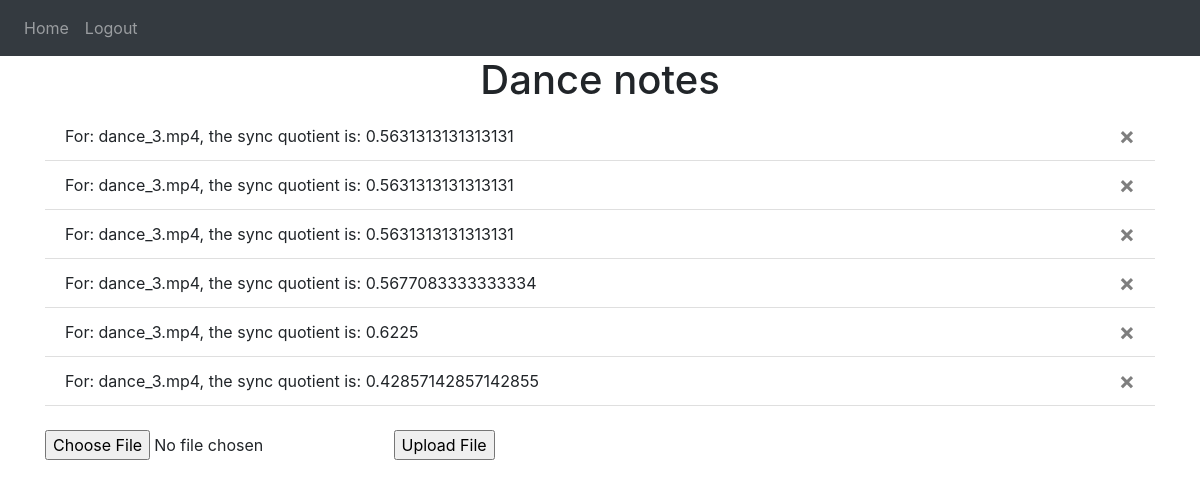
The app's page / (signed in) with its own data.
### models.py (models this page shows)
class Note(db.Model):
    id = db.Column(db.Integer, primary_key=True)
    data = db.Column(db.String(10000))
    date = db.Column(db.DateTime(timezone=True), default=func.now())
    user_id = db.Column(db.Integer, db.ForeignKey('user.id'))

### views.py (the view, shortened to what this page needs)
@views.route('/', methods=['GET', 'POST'])
@login_required
def home():
    form = UploadFileForm()
    return render_template("home.html", user=current_user, form=form)

### views.py
class UploadFileForm(FlaskForm):
    file = FileField("File", validators=[InputRequired()])
    submit = SubmitField("Upload File")

### __init__.py (called while the page is built)
def create_app():
    app = Flask(__name__)
    app.config['SECRET_KEY'] = 'seckey'
    app.config['SQLALCHEMY_DATABASE_URI'] = f'sqlite:///{DB_NAME}'
    db.init_app(app)
    from .views import views
    from .auth import auth
    app.register_blueprint(views, url_prefix='/')
    app.register_blueprint(auth, url_prefix='/')
    from .models import User, Note
    create_database(app)
    login_manager = LoginManager()
    login_manager.login_view = 'auth.login'
    login_manager.init_app(app)
    @login_manager.user_loader
    def load_user(id):
        return User.query.get(int(id))
    return app

### templates/home.html (shortened to what this page needs)
{% extends "base.html" %} {% block title %}Home{% endblock %}
{% block content %}
<h1 align="center">Dance notes</h1>
<ul class="list-group list-group-flush" id="notes">
  {% for note in user.notes %}
  <li class="list-group-item">
    {{ note.data }}
    <button type="button" class="close" onClick="deleteNote({{ note.id }})">
      <span aria-hidden="true">&times;</span>
    </button>
  </li>
  {% endfor %}
</ul>
<form method='POST' enctype='multipart/form-data'>
  <br />
  {{form.file()}}
  {{form.submit()}}
</form>
{% endblock %}

### templates/base.html (shortened to what this page needs)
<!DOCTYPE html>
<html>
  <head>
    <link
      rel="stylesheet"
      href="https://stackpath.bootstrapcdn.com/bootstrap/4.4.1/css/bootstrap.min.css"
    />
    <link
      rel="stylesheet"
      href="https://stackpath.bootstrapcdn.com/font-awesome/4.7.0/css/font-awesome.min.css"
    />
  </head>
  <body>
    <nav class="navbar navbar-expand-lg navbar-dark bg-dark">
      <div class="collapse navbar-collapse" id="navbar">
        <div class="navbar-nav">
          {% if user.is_authenticated %}
          <a class="nav-item nav-link" id="home" href="/">Home</a>
          <a class="nav-item nav-link" id="logout" href="/logout">Logout</a>
          {% else %}
          <a class="nav-item nav-link" id="login" href="/login">Login</a>
          <a class="nav-item nav-link" id="signUp" href="/sign-up">Sign Up</a>
          {% endif %}
        </div>
      </div>
    </nav>
    <div class="container">{% block content %} {% endblock %}</div>
  </body>
</html>

### records on screen
Note: data "For: dance_3.mp4, the sync quotient is: 0.5631313131313131"
Note: data "For: dance_3.mp4, the sync quotient is: 0.5631313131313131"
Note: data "For: dance_3.mp4, the sync quotient is: 0.5631313131313131"
Note: data "For: dance_3.mp4, the sync quotient is: 0.5677083333333334"
Note: data "For: dance_3.mp4, the sync quotient is: 0.6225"
Note: data "For: dance_3.mp4, the sync quotient is: 0.42857142857142855"
